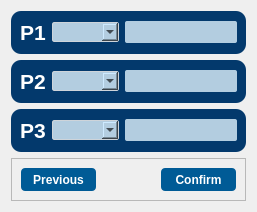
    <widget class="QWidget" name="page_3_port">
     <layout class="QVBoxLayout" name="verticalLayout_3">
      <item>
       <widget class="QFrame" name="p1_frame_3_port">
        <property name="styleSheet">
         <string notr="true">QFrame{
	
	background-color: rgb(3,57,108);
	color: rgb(220, 220, 220);
	border-radius: 10px;
}</string>
        </property>
        <property name="frameShape">
         <enum>QFrame::StyledPanel</enum>
        </property>
        <property name="frameShadow">
         <enum>QFrame::Raised</enum>
        </property>
        <layout class="QHBoxLayout" name="horizontalLayout_9">
         <item alignment="Qt::AlignHCenter">
          <widget class="QLabel" name="label">
           <property name="maximumSize">
            <size>
             <width>150</width>
             <height>16777215</height>
            </size>
           </property>
           <property name="font">
            <font>
             <family>Segoe UI</family>
             <pointsize>16</pointsize>
             <weight>50</weight>
             <bold>false</bold>
            </font>
           </property>
           <property name="styleSheet">
            <string notr="true">color: rgb(255, 255, 255);</string>
           </property>
           <property name="text">
            <string>&lt;strong&gt;P1&lt;/strong&gt;</string>
           </property>
          </widget>
         </item>
         <item>
          <widget class="QComboBox" name="p1_board_comboBox_3_port">
           <property name="maximumSize">
            <size>
             <width>150</width>
             <height>20</height>
            </size>
           </property>
           <property name="font">
            <font>
             <family>Segoe UI</family>
            </font>
           </property>
           <property name="styleSheet">
            <string notr="true">QComboBox{
	background-color: rgb(179,205,224);
	border: 1px solid #ced4da;
	border-radius: 2px;
	padding-left: 5px;
}

QComboBox:on{
	border:2px solid #c2dbfe
}

QComboBox QListView{
	
	
	color: #fff;
	font-size:12px;
	border:1px solid rgba(0, 0, 0, 10%);
	padding: 5px;
	background-color: #b3cde0;
	outline: 10px;
}


</string>
           </property>
          </widget>
         </item>
         <item alignment="Qt::AlignHCenter">
          <widget class="QLineEdit" name="p1_lineEdit_3_port">
           <property name="maximumSize">
            <size>
             <width>150</width>
             <height>22</height>
            </size>
           </property>
           <property name="font">
            <font>
             <family>Segoe UI</family>
            </font>
           </property>
           <property name="styleSheet">
            <string notr="true">QLineEdit{
	background-color: rgb(179,205,224);
	border-radius: 2px;
	padding: 3px;
}

QLineEdit::focus{
	border: 2px solid white;
	
	background-color: rgb(222, 222, 222);
}
</string>
           </property>
           <property name="text">
            <string/>
           </property>
          </widget>
         </item>
        </layout>
       </widget>
      </item>
      <item>
       <widget class="QFrame" name="p2_frame_3_port">
        <property name="styleSheet">
         <string notr="true">QFrame{
	background-color: rgb(3,57,108);
	color: rgb(220, 220, 220);
	border-radius: 10px;
}</string>
        </property>
        <property name="frameShape">
         <enum>QFrame::StyledPanel</enum>
        </property>
        <property name="frameShadow">
         <enum>QFrame::Raised</enum>
        </property>
        <layout class="QHBoxLayout" name="horizontalLayout_6">
         <item alignment="Qt::AlignHCenter">
          <widget class="QLabel" name="label_2">
           <property name="font">
            <font>
             <family>Segoe UI</family>
             <pointsize>16</pointsize>
             <weight>50</weight>
             <bold>false</bold>
            </font>
           </property>
           <property name="styleSheet">
            <string notr="true">color: rgb(255, 255, 255);</string>
           </property>
           <property name="text">
            <string>&lt;strong&gt;P2&lt;/strong&gt;</string>
           </property>
          </widget>
         </item>
         <item>
          <widget class="QComboBox" name="p2_board_comboBox_3_port">
           <property name="maximumSize">
            <size>
             <width>150</width>
             <height>20</height>
            </size>
           </property>
           <property name="font">
            <font>
             <family>Segoe UI</family>
            </font>
           </property>
           <property name="styleSheet">
            <string notr="true">QComboBox{
	background-color: rgb(179,205,224);
	border: 1px solid #ced4da;
	border-radius: 2px;
	padding-left: 5px;
}

QComboBox:on{
	border:2px solid #c2dbfe
}

QComboBox QListView{
	
	
	color: #fff;
	font-size:12px;
	border:1px solid rgba(0, 0, 0, 10%);
	padding: 5px;
	background-color: #b3cde0;
	outline: 10px;
}


</string>
           </property>
          </widget>
         </item>
         <item alignment="Qt::AlignHCenter">
          <widget class="QLineEdit" name="p2_lineEdit_3_port">
           <property name="maximumSize">
            <size>
             <width>150</width>
             <height>22</height>
            </size>
           </property>
           <property name="font">
            <font>
             <family>Segoe UI</family>
            </font>
           </property>
           <property name="styleSheet">
            <string notr="true">QLineEdit{
	background-color: rgb(179,205,224);
	border-radius: 2px;
	padding: 3px;
}

QLineEdit::focus{
	border: 2px solid white;
	
	background-color: rgb(222, 222, 222);
}
</string>
           </property>
          </widget>
         </item>
        </layout>
       </widget>
      </item>
      <item>
       <widget class="QFrame" name="p3_frame_3_port">
        <property name="styleSheet">
         <string notr="true">QFrame{
	background-color: rgb(3,57,108);
	color: rgb(220, 220, 220);
	border-radius: 10px;
}</string>
        </property>
        <property name="frameShape">
         <enum>QFrame::StyledPanel</enum>
        </property>
        <property name="frameShadow">
         <enum>QFrame::Raised</enum>
        </property>
        <layout class="QHBoxLayout" name="horizontalLayout_7">
         <item alignment="Qt::AlignHCenter">
          <widget class="QLabel" name="label_3">
           <property name="font">
            <font>
             <family>Segoe UI</family>
             <pointsize>16</pointsize>
             <weight>50</weight>
             <bold>false</bold>
            </font>
           </property>
           <property name="styleSheet">
            <string notr="true">color: rgb(255, 255, 255);</string>
           </property>
           <property name="text">
            <string>&lt;strong&gt;P3&lt;/strong&gt;</string>
           </property>
          </widget>
         </item>
         <item>
          <widget class="QComboBox" name="p3_board_comboBox_3_port">
           <property name="maximumSize">
            <size>
             <width>150</width>
             <height>20</height>
            </size>
           </property>
           <property name="font">
            <font>
             <family>Segoe UI</family>
            </font>
           </property>
           <property name="styleSheet">
            <string notr="true">QComboBox{
	background-color: rgb(179,205,224);
	border: 1px solid #ced4da;
	border-radius: 2px;
	padding-left: 5px;
}

QComboBox:on{
	border:2px solid #c2dbfe
}

QComboBox QListView{
	
	
	color: #fff;
	font-size:12px;
	border:1px solid rgba(0, 0, 0, 10%);
	padding: 5px;
	background-color: #b3cde0;
	outline: 10px;
}


</string>
           </property>
          </widget>
         </item>
         <item alignment="Qt::AlignHCenter">
          <widget class="QLineEdit" name="p3_lineEdit_3_port">
           <property name="maximumSize">
            <size>
             <width>150</width>
             <height>22</height>
            </size>
           </property>
           <property name="font">
            <font>
             <family>Segoe UI</family>
            </font>
           </property>
           <property name="styleSheet">
            <string notr="true">QLineEdit{
	background-color: rgb(179,205,224);
	border-radius: 2px;
	padding: 3px;
}

QLineEdit::focus{
	border: 2px solid white;
	
	background-color: rgb(222, 222, 222);
}
</string>
           </property>
          </widget>
         </item>
        </layout>
       </widget>
      </item>
      <item>
       <widget class="QFrame" name="frame_2">
        <property name="frameShape">
         <enum>QFrame::StyledPanel</enum>
        </property>
        <property name="frameShadow">
         <enum>QFrame::Raised</enum>
        </property>
        <layout class="QHBoxLayout" name="horizontalLayout_8">
         <item alignment="Qt::AlignLeft">
          <widget class="QPushButton" name="previous_button_3_port">
           <property name="minimumSize">
            <size>
             <width>75</width>
             <height>23</height>
            </size>
           </property>
           <property name="font">
            <font>
             <family>Segoe UI</family>
             <weight>75</weight>
             <bold>true</bold>
            </font>
           </property>
           <property name="styleSheet">
            <string notr="true">QPushButton{
	background-color: rgb(0,91,150);
	color: rgb(255, 255, 255);
	border-radius:4px;
}

QPushButton::hover{
	background-color: rgb(0, 123, 199);
}

QPushButton::pressed{
	border: 2px solid #b3cde0;
}
</string>
           </property>
           <property name="text">
            <string>Previous</string>
           </property>
          </widget>
         </item>
         <item alignment="Qt::AlignRight">
          <widget class="QPushButton" name="confirm_button_3_port">
           <property name="minimumSize">
            <size>
             <width>75</width>
             <height>23</height>
            </size>
           </property>
           <property name="font">
            <font>
             <family>Segoe UI</family>
             <weight>75</weight>
             <bold>true</bold>
            </font>
           </property>
           <property name="styleSheet">
            <string notr="true">QPushButton{
	background-color: rgb(0,91,150);
	color: rgb(255, 255, 255);
	border-radius:4px;
}

QPushButton::hover{
	background-color: rgb(0, 123, 199);
}

QPushButton::pressed{
	border: 2px solid #b3cde0;
}
</string>
           </property>
           <property name="text">
            <string>Confirm</string>
           </property>
          </widget>
         </item>
        </layout>
       </widget>
      </item>
     </layout>
    </widget>
